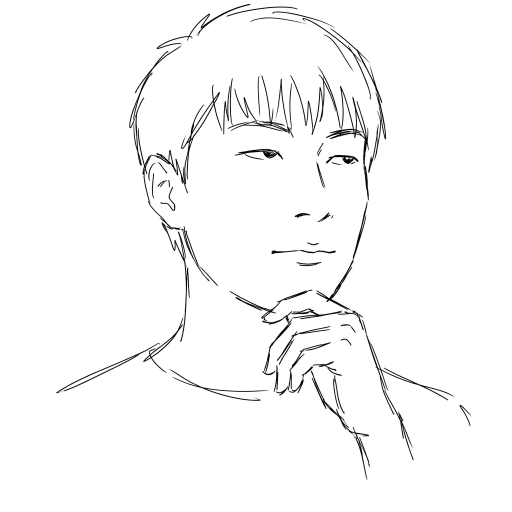
#> input picture xiaofan-ink/assets/ip-reference/standard.png, 1024 x 1024 px (shown at 1/2 size)
$ python -i ip-preflight.py   (imports and definitions only)
#> lines starting #> are read from the running program, lines starting #| are printed output that depends on the picture
#!/usr/bin/env python3
# -*- coding: utf-8 -*-
"""
ip-preflight.py — 小凡配图 preflight (v2.8.43)

用途: 把"记得检查"变成"脚本会拦"。

三个子命令:
  check-prompt <prompt.txt>   检查生图 prompt 是否带齐必要约束 (含 IP 的图必跑)
  check-essay  <slug>         检查成品图 (公众号 16:9 / 抖音 1:1) 的文件层规范
  crop-face    <img> [x1 y1 x2 y2]  裁切放大脸部, 辅助视觉验收

退出码: 0 = 通过 (可能有 WARN); 1 = 有阻断项 (FAIL)

背景: v2.8.42 事故 —— 为消灭粗黑眉加了「额头完全空白 + 头发后梳」,
把 IP 最核心的识别特征(尖角碎发刘海)删掉了, 用户驳回"IP 形象完全不对"。
本脚本把"刘海必写 / 禁填充用正向写法 / 眉眼正向描述 / 危险词"变成机械阻断项。
"""

import argparse
import os
import re
import sys

ROOT = os.path.dirname(os.path.dirname(os.path.dirname(os.path.abspath(__file__))))

OK, WARN, FAIL = "PASS", "WARN", "FAIL"


# ---------------------------------------------------------------- 工具

def _read(path):
    with open(path, "r", encoding="utf-8") as f:
        return f.read()


# [14 lines left out: functions _norm, _has_all, not called in this run]


def _has_none(text, words):
    low = text.lower()
    return [w for w in words if w.lower() in low]


# [243 lines left out: functions _dangerous_positive, check_prompt, _front_matter_images, check_essay, not called in this run]


# ---------------------------------------------------------------- crop-face

def crop_face(path, box=None, out="/tmp/face.png"):
#> called with path = '../assets/ip-reference/standard.png', out = '/tmp/face.png'
    from PIL import Image
    im = Image.open(path).convert("RGB")
#> im is the input picture: PIL image 1024x1024 RGB; mean R, G, B 248.6, 248.6, 248.6
    w, h = im.size
#> w = 1024; h = 1024
    if box:
        x1, y1, x2, y2 = [float(v) for v in box]
    else:
        x1, y1, x2, y2 = w * 0.33, h * 0.02, w * 0.60, h * 0.42
#> x1 = 337.9; y1 = 20.48; x2 = 614.4; y2 = 430.1
    crop = im.crop((int(x1), int(y1), int(x2), int(y2)))
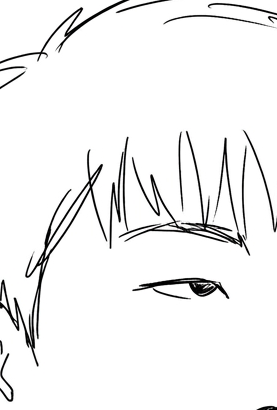
#> crop: PIL image 277x410 RGB; mean R, G, B 241.8, 241.8, 241.8
    crop = crop.resize((860, 760))
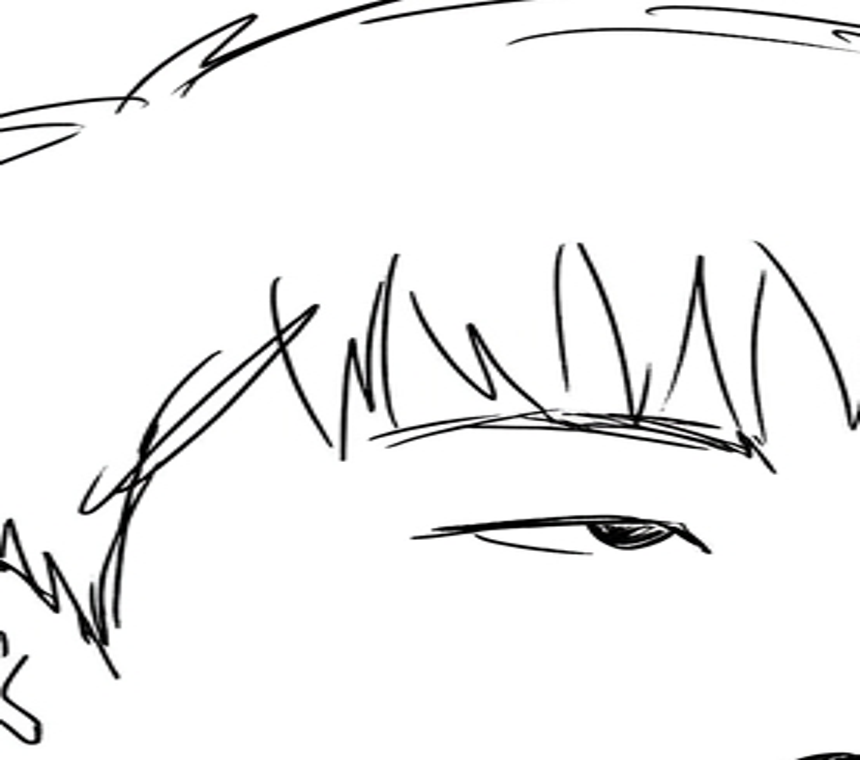
#> crop: PIL image 860x760 RGB; mean R, G, B 241.7, 241.7, 241.7
    crop.save(out)
    print(f"✅ 裁切放大已保存: {out}  (源图 {w}x{h}, 裁切区域 {int(x1)},{int(y1)}-{int(x2)},{int(y2)})")
#> (printed output is left out)
    print("   现在放大看: 刘海在不在 / 眉毛淡不淡 / 眼睛是不是黑豆 / 脸型 / 手")


# ---------------------------------------------------------------- 输出

# [41 lines left out: functions _print, main, not called in this run]


# [2 lines not run here, left out]

>>> result = crop_face('../assets/ip-reference/standard.png')
